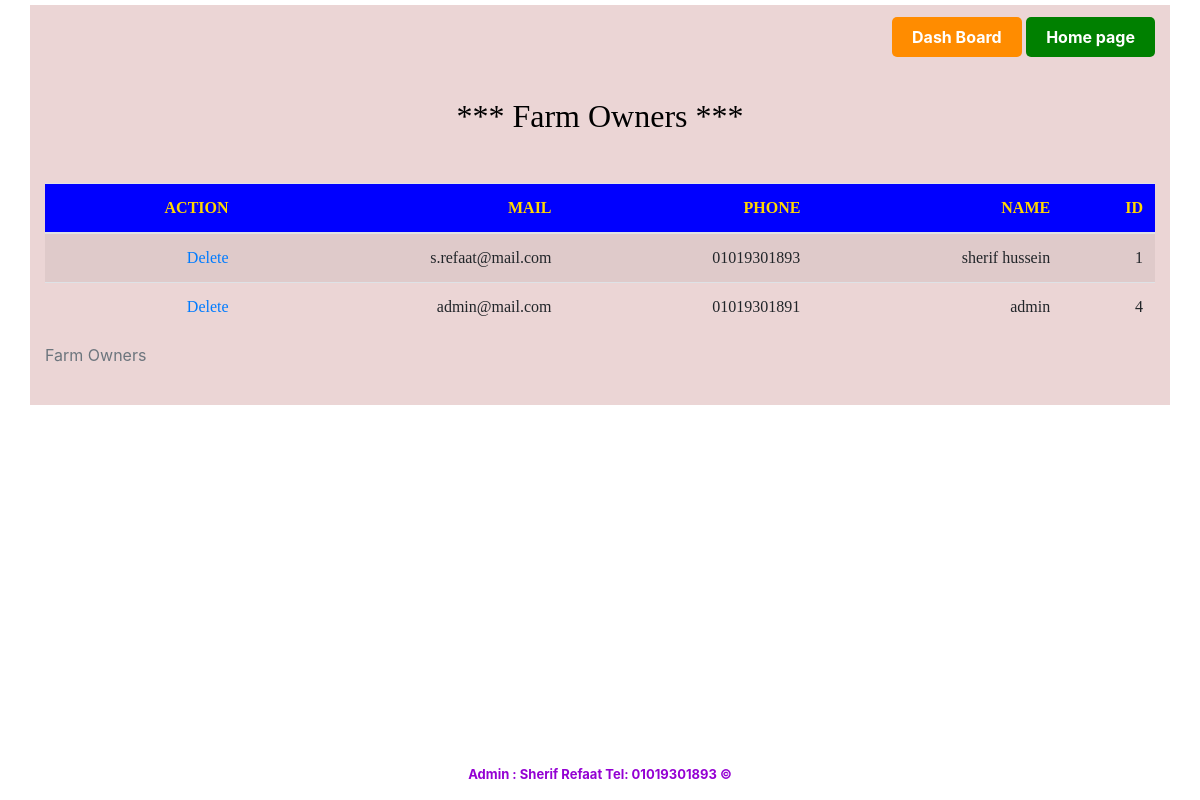
/users_list1, run on the app's committed database.
### models.py (models this page shows, shortened)
class Users(UserMixin, db.Model):
    id = db.Column(db.Integer, primary_key=True)
    name  = db.Column(db.String(100), nullable=False)
    phone = db.Column(db.String(20))
    email = db.Column(db.String(120), unique=True, nullable=False)
    role = db.Column(db.String(20), nullable=False)  # 'customer' or 'owner'
    password_hash = db.Column(db.String(100), nullable=False)

### app.py (the view)
@app.route('/users_list1') #owners list
def users_list1():
     title='Farm Owners'
     rows = db.session.query(Users).filter(Users.role=='owner').all()
     return render_template('users_list.html', rows=rows, title=title)

### templates/users_list.html (shortened to what this page needs)
<!DOCTYPE html>
<html  lang="en" dir="ltr">
<html>
<head>
    <link rel="stylesheet" type="text/css" href="{{url_for('static',filename='styles.css') }}">
</head>
<body dir="rtl">
    {% extends "index.html" %}
    {% block content%}
    <div class="container">
        <a href="{{url_for('dashboard')}}" class="DB-button">Dash Board</a>
        <a href="{{url_for('home')}}" class="home-button"> Home page </a>
        <br><br><br>
        <h2> *** {{title}} *** </h2>
        <table class="table table-striped">
            <table class="table table-striped">
                <caption>{{title}}</caption>
            <thead>
                <tr><p><h5>
                    <th>ID </th>
                    <th>NAME</th>
                    <th>PHONE</th>
                    <th>MAIL</th>
                    <th>ACTION</th>
                </tr>
             </thead>
            <tbody>
                {% for row in rows %}
                <tr>
                    <td>{{ row.id }}</td>
                    <td>{{ row.name }}</td>
                    <td>{{ row.phone }}</td>
                    <td>{{ row.email }}</td>
                    <td><a href="{{ url_for('delete_user', user_id=row.id) }}">Delete</a></td>
                </tr>
                {% endfor %}
                <br>
            </tbody>
        </table>
    </div>
    <footer class="footer">
        <strong>&copy; Admin : Sherif Refaat  Tel: 01019301893</strong>
    </footer>
    {% endblock %}

### static/styles.css (style rules this page uses)
.home-button { background-color: green; color: white; padding: 10px 20px; text-decoration: none; border: none; border-radius: 5px; font-weight: bold; }
.DB-button { background-color:darkorange ; color: white; padding: 10px 20px; text-decoration: none; border: none; border-radius: 5px; font-weight: bold; }
h4, h5 { font-family: thabit; text-align: left; }
h2 { font-size: larger; color: black; font-family: 'thabit'; text-align: center; }
td, th { text-align: right; font-size: medium ; font-family: 'thabit'; }
thead { color:gold; background-color: blue; font-size: 14px; font-weight:bolder; text-align:right; }
.container { background-color: rgb(53, 50, 50); color:blue; margin-top:5px ; margin-bottom:10px ; text-align: right; padding-top: 10px; padding-left: 20px; padding-bottom: 10px; }
p { text-align: center; }
.footer { > font-size: small; text-align: center; color: darkviolet; position:fixed ; bottom: 5px; width: 100%; height: 30px; }
.container { padding-top: 20px; width:100%; align-items: end; background-color:rgb(235, 213, 213); }

### templates/index.html (style rules this page uses)
.footer { font-size: small; text-align: center; color: darkviolet; position:fixed ; bottom: 5px; width: 100%; height: 30px; }

### data on the page
Users: id "1", name "sherif hussein", phone "01019301893", email "s.refaat@mail.com"
Users: id "4", name "admin", phone "01019301891", email "admin@mail.com"

### other printed values
{{ title }} "Farm Owners"
